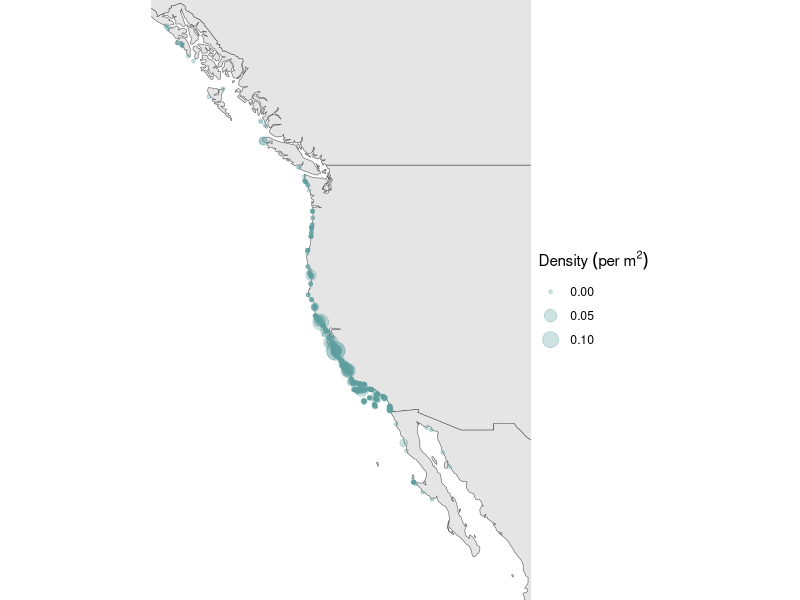
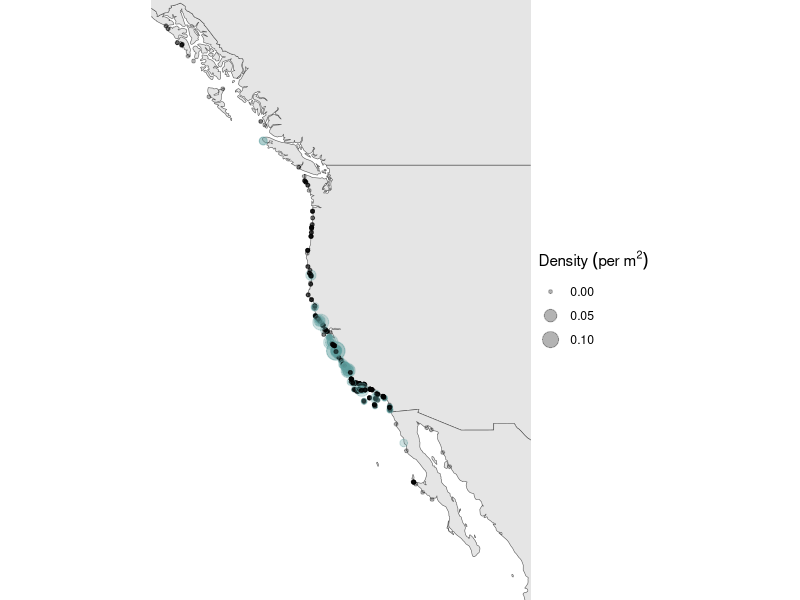
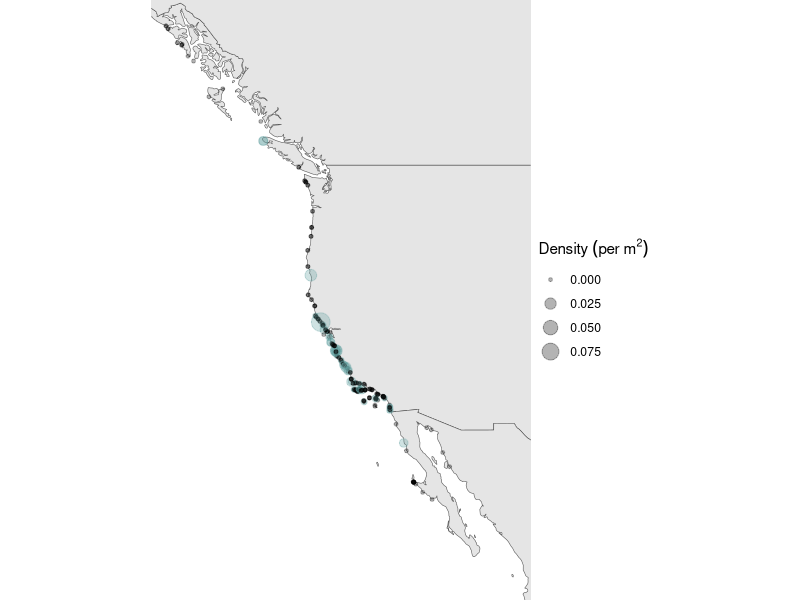
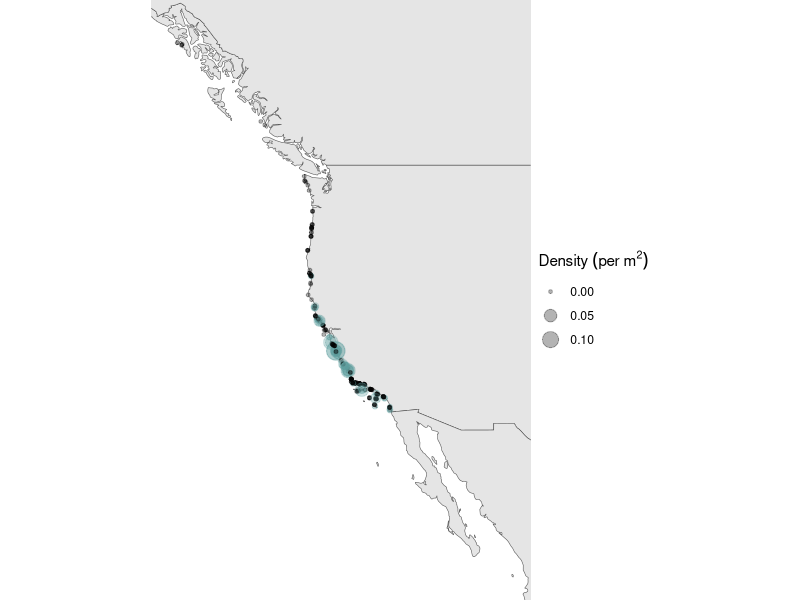
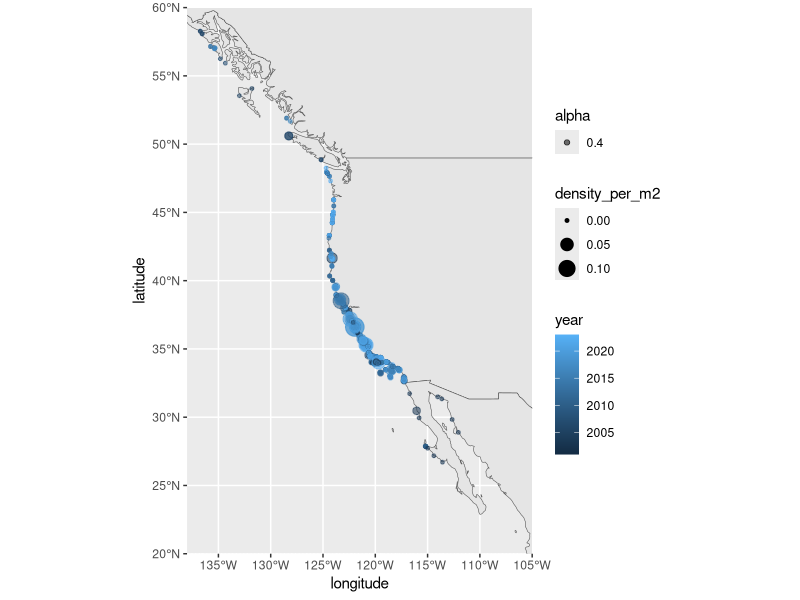
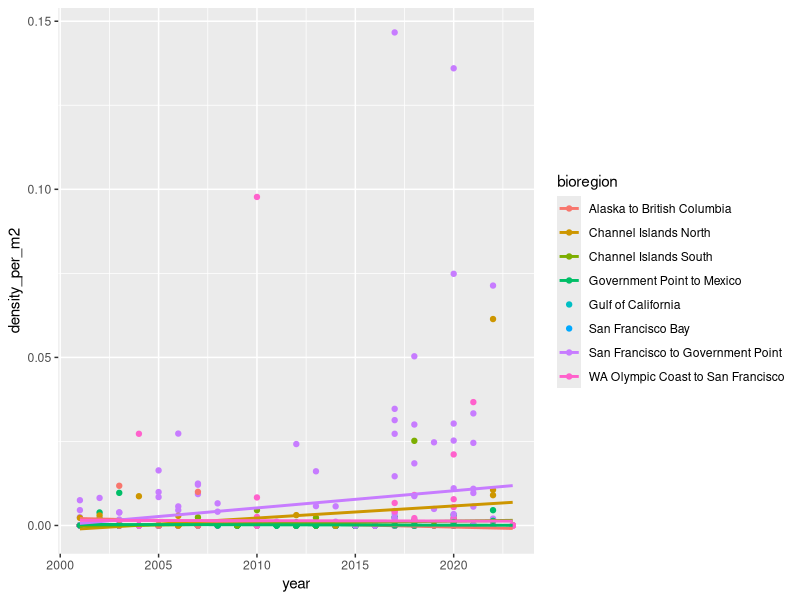
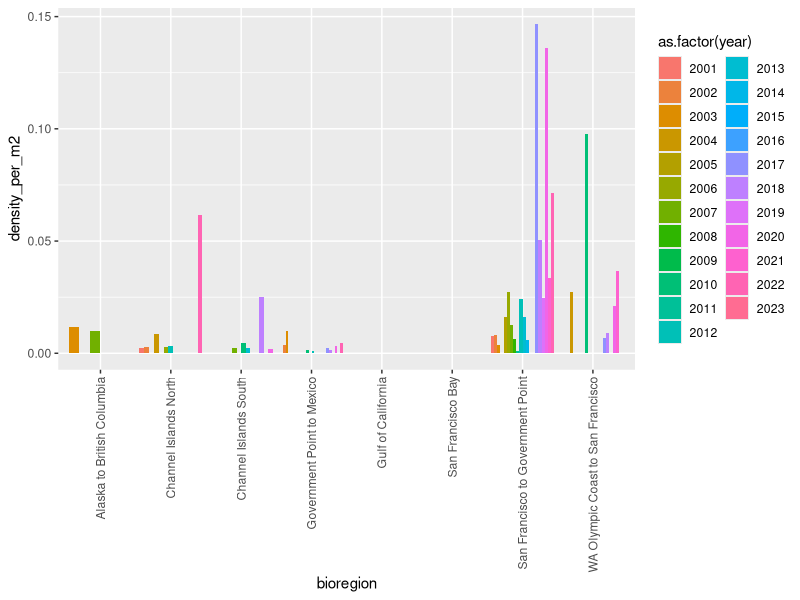

Reproduce these figures in R, in order.
#Load libraries
library(dplyr) #if not loaded use install.packages
library(ggplot2)

#Starter script to analyze Patiria swath data
setwd("/Users/veronicapagowski/Desktop/MARINE_star_data") #or whatever directory you are using 

#Import a map
world <- rnaturalearth::ne_countries(scale = "medium", returnclass = "sf")
map<-ggplot2::ggplot(data = world) +
  ggplot2::geom_sf() +
  ggplot2::coord_sf(
    xlim = c(-138, -105),
    ylim = c(20, 60),
    expand = FALSE
  )

######### Now look at Patiria miniata data   ###########
swath_data <- read.csv("swath_data_copy.csv", header = TRUE)
#Filter to just look at Patiria - we can adjust later if we want to look at associations with other species
pmin_data <- swath_data %>% filter(species_lump == "Patiria miniata")

#Map densities
map + geom_point(data=pmin_data,alpha=0.3, aes(x=longitude, y=latitude, size=density_per_m2), color="cadetblue")+
  labs(size = expression(Density~(per~m^2)))+ theme_void()

#color if searched and found no stars
pmin_data <- pmin_data %>%
  mutate(color = ifelse(density_per_m2 == 0, "black", "cadetblue"))

map +
  geom_point(data = pmin_data, alpha = 0.3, aes(x = longitude, y = latitude, size = density_per_m2, color = color)) +
  labs(size = expression(Density~(per~m^2)))+
  theme_void() +
  scale_color_identity()  

#Look at a specific years
pmin_data_preblob <- pmin_data %>% filter(year < 2013)
map +
  geom_point(data = pmin_data_preblob, alpha = 0.3, aes(x = longitude, y = latitude, size = density_per_m2, color = color)) +
  labs(size = expression(Density~(per~m^2)))+
  theme_void() +
  scale_color_identity()  

pmin_data_postblob <- pmin_data %>% filter(year > 2014)
map +
  geom_point(data = pmin_data_postblob, alpha = 0.3, aes(x = longitude, y = latitude, size = density_per_m2, color = color)) +
  labs(size = expression(Density~(per~m^2)))+
  theme_void() +
  scale_color_identity()  

#Look at trends by latitude and year
map + geom_jitter(data=pmin_data, aes(x=longitude, y=latitude, size=density_per_m2,colour=year,alpha=0.4))

# Plot density over time
ggplot(pmin_data, aes(x=year, y=density_per_m2, color=bioregion)) +
  geom_point() + 
  geom_smooth(method=lm, se=FALSE, fullrange=TRUE) #may not be the best fit but for now fit a linear trend

#Plot a different way
p1<-ggplot(pmin_data,aes(bioregion,density_per_m2,fill=as.factor(year)))+
  geom_bar(position="dodge",stat="identity")
p1 + theme(axis.text.x = element_text(angle = 90, vjust = 0.5, hjust=1)) #this plot is a little ugly ~ modify as necessary :) 
